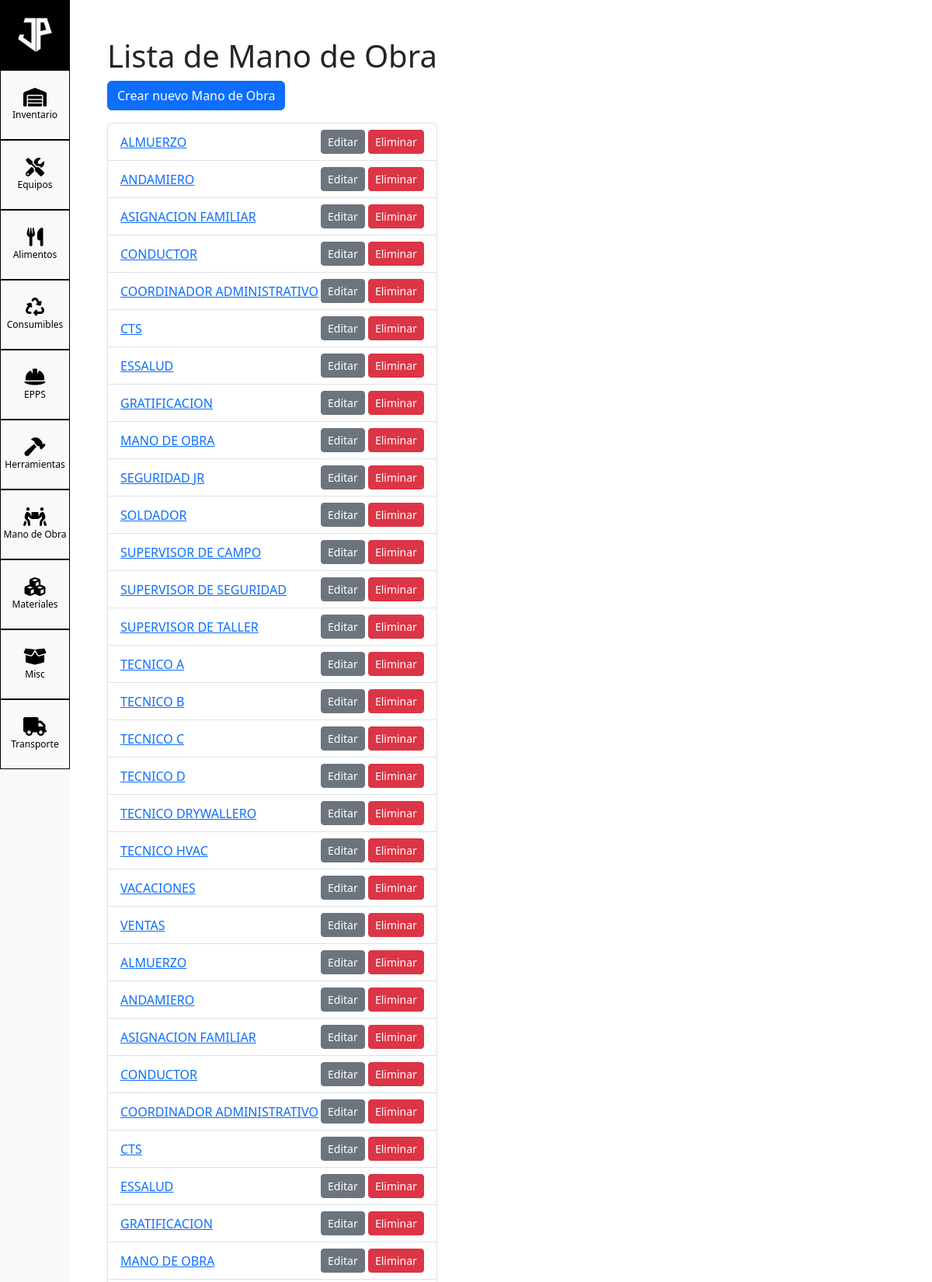
The page /inventory/inventario/mano_de_obra/ (upper part) on the database its author committed.
### inventory/models.py (models this page shows, shortened)
class BaseInventario(models.Model):
    num_articulo = models.CharField(max_length=50)
    descripcion = models.CharField(max_length=255)
    en_stock = models.IntegerField(default=0)
    codigo_barras = models.CharField(max_length=100, blank=True, default='')
    grupo_articulos = models.CharField(max_length=100, default='MISC')
    fabricante = models.CharField(max_length=100, blank=True, default='')
    unidad_medida = models.CharField(max_length=50, blank=True, default='')
    precio_unitario_diario = models.DecimalField(max_digits=10, decimal_places=2, default=0)
    ultimo_precio_compra = models.DecimalField(max_digits=10, decimal_places=2, default=0)
    class Meta:
        abstract = True

class ManoDeObra(BaseInventario):
    grupo_articulos = models.CharField(max_length=100, default='MANODEOBRA')

### inventory/views/mano_de_obra.py (the view)
# urls.py: path('inventario/mano_de_obra/', ManoDeObraListView.as_view(), name='mano_de_obra-list'),
class ManoDeObraListView(ListView):
    model = ManoDeObra
    template_name = 'manodeobra/mano_de_obra_list.html'  # Cambia esto cuando tengas las plantillas
    context_object_name = 'mano_de_obra'

### inventory/templates/manodeobra/mano_de_obra_list.html (shortened to what this page needs)
{% extends "base_inventario.html" %}
{% block content %}
<div class="container">
    <h1>Lista de Mano de Obra</h1>
    <a href="{% url 'mano_de_obra-create' %}" class="btn btn-primary mb-3">Crear nuevo Mano de Obra</a>
    <ul class="list-group">
        {% for item in mano_de_obra %}
        <li class="list-group-item d-flex justify-content-between align-items-center">
            <a href="{% url 'mano_de_obra-detail' item.pk %}">{{ item.descripcion }}</a>
            <span>
                <a href="{% url 'mano_de_obra-update' item.pk %}" class="btn btn-secondary btn-sm">Editar</a>
                <a href="{% url 'mano_de_obra-delete' item.pk %}" class="btn btn-danger btn-sm">Eliminar</a>
            </span>
        </li>
        {% endfor %}
    </ul>
</div>
{% endblock %}

### static/css/custom.css (style rules this page uses)
body, html { height: 100%; margin: 0; padding: 0; }

### rows shown on the page
ManoDeObra: descripcion "ALMUERZO"
ManoDeObra: descripcion "ANDAMIERO"
ManoDeObra: descripcion "ASIGNACION FAMILIAR"
ManoDeObra: descripcion "CONDUCTOR"
ManoDeObra: descripcion "COORDINADOR ADMINISTRATIVO"
ManoDeObra: descripcion "CTS"
ManoDeObra: descripcion "ESSALUD"
ManoDeObra: descripcion "GRATIFICACION"
ManoDeObra: descripcion "MANO DE OBRA"
ManoDeObra: descripcion "SEGURIDAD JR"
ManoDeObra: descripcion "SOLDADOR"
ManoDeObra: descripcion "SUPERVISOR DE CAMPO"
ManoDeObra: descripcion "SUPERVISOR DE SEGURIDAD"
ManoDeObra: descripcion "SUPERVISOR DE TALLER"
ManoDeObra: descripcion "TECNICO A"
ManoDeObra: descripcion "TECNICO B"
ManoDeObra: descripcion "TECNICO C"
ManoDeObra: descripcion "TECNICO D"
ManoDeObra: descripcion "TECNICO DRYWALLERO"
ManoDeObra: descripcion "TECNICO HVAC"
ManoDeObra: descripcion "VACACIONES"
ManoDeObra: descripcion "VENTAS"
ManoDeObra: descripcion "ALMUERZO"
ManoDeObra: descripcion "ANDAMIERO"
ManoDeObra: descripcion "ASIGNACION FAMILIAR"
ManoDeObra: descripcion "CONDUCTOR"
ManoDeObra: descripcion "COORDINADOR ADMINISTRATIVO"
ManoDeObra: descripcion "CTS"
ManoDeObra: descripcion "ESSALUD"
ManoDeObra: descripcion "GRATIFICACION"
ManoDeObra: descripcion "MANO DE OBRA"
